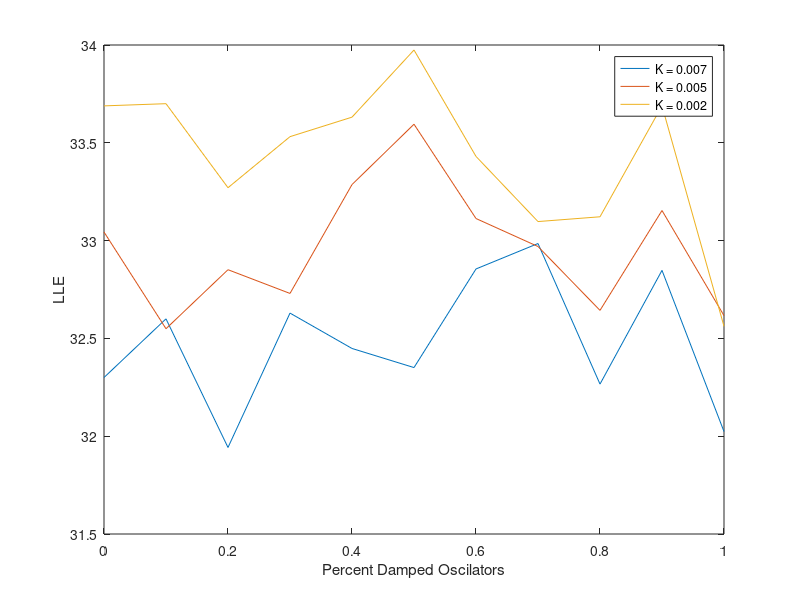

Write MATLAB code to recreate this figure.

% strong light intensity - 0.007
LLEs0 = [ 34  32.30
          34  32.60
          34.7 32.60
          33.24 31.9
          33.53 32
          33.4  31.78
          34.15 33
          33.5 32.5
          33.93 32.2
          33.64 32.5
          35.525 33.46
        ];
difs = LLEs0(:,1) - LLEs0(:,2);
normalized_lle0 = 34*(1-difs./LLEs0(:,1));

% moderate light strong - 0.005
  
  % LLE matrix format : original period - LLE
 LLEs = [34.85 33.87
         34.575 33.10
         34.775 33.6
         34.80  33.50
         33.83 33.12
         31.90 31.52
         32.96 32.1
         33    32
         33.33 32.0
         33.35 32.52
         34.65 33.24
     ];
        
difs = LLEs(:,1) - LLEs(:,2);
normalized_lle = 34*(1-difs./LLEs(:,1));

        
% light intensity is weak 0.002
  
  LLE1s = [ 36.05 35.72
            34  33.7
            34.95 34.2
            32.65 32.2
            35.95 35.56
            33.2  33.175
            33.725 33.16
            33.90 33
            33.875 33
            32.80 32.5
            32.62 31.24
            ];

difs = LLE1s(:,1) - LLE1s(:,2);
normalized_lle1 = 34*(1-difs./LLE1s(:,1));

        

t = [0
      0.1
      0.2
      0.3
      0.4
      0.5
      0.6
      0.7
      0.8
      0.9
      1];

figure;
plot( t, normalized_lle0);

hold on;
plot( t, normalized_lle);
plot( t, normalized_lle1);

xlabel('Percent Damped Oscilators');
ylabel('LLE');
legend('K = 0.007', 'K = 0.005', 'K = 0.002');